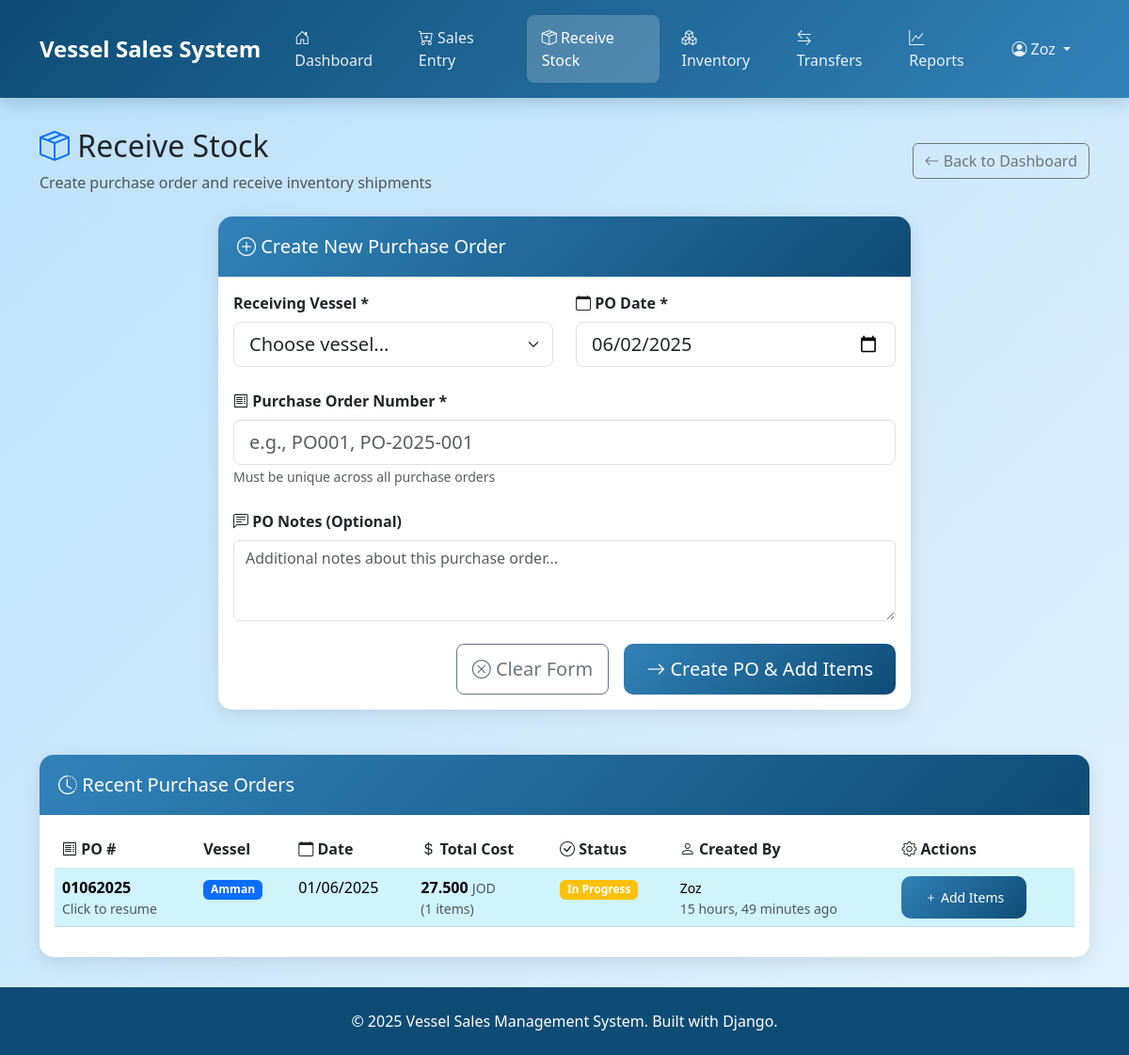
The app's page /supply/ (signed in), older data.
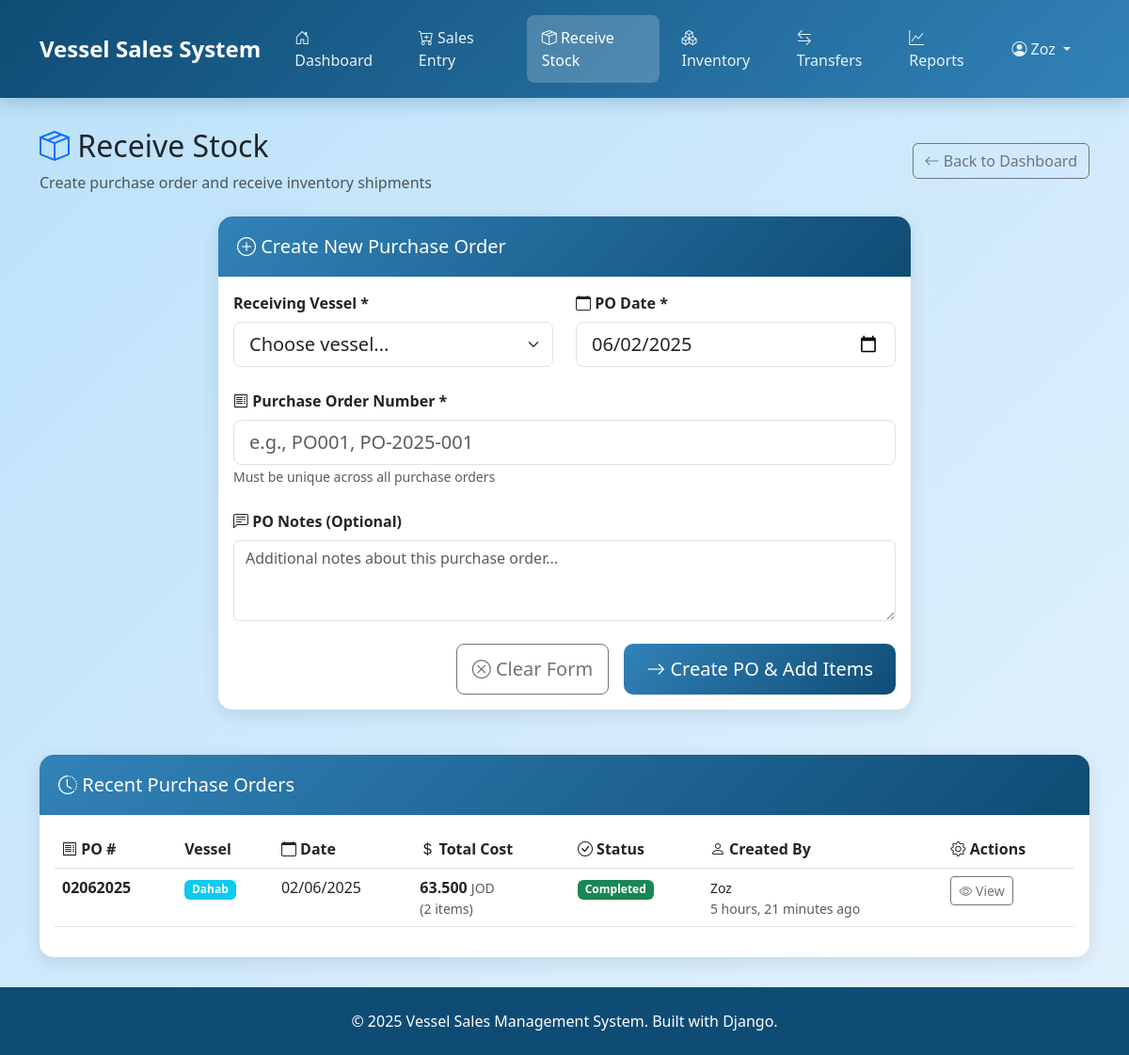
The same page, newer data.
### transactions/models.py (models this page shows, shortened)
class PurchaseOrder(models.Model):
    po_number = models.CharField(
        max_length=50,
        unique=True,
        help_text="Unique purchase order number (e.g., PO001, PO-2025-001)"
    )
    vessel = models.ForeignKey(
        Vessel,
        on_delete=models.PROTECT,
        related_name='purchase_orders'
    )
    po_date = models.DateField(
        help_text="Date of the purchase order"
    )
    notes = models.TextField(
        blank=True,
        help_text="Additional notes about this purchase order"
    )
    is_completed = models.BooleanField(
        default=False,
        help_text="Whether all items for this PO have been received"
    )
    created_at = models.DateTimeField(auto_now_add=True)
    updated_at = models.DateTimeField(auto_now=True)
    created_by = models.ForeignKey(User, on_delete=models.SET_NULL, null=True, blank=True)
    class Meta:
        ordering = ['-po_date', '-created_at']
        verbose_name = 'Purchase Order'
        verbose_name_plural = 'Purchase Orders'
    @property
    def total_cost(self):
        return self.supply_transactions.aggregate(
            total=Sum(F('unit_price') * F('quantity'))
        )['total'] or 0
    @property
    def transaction_count(self):
        return self.supply_transactions.count()

### vessels/models.py (models this page shows, shortened)
class Vessel(models.Model):
    name = models.CharField(max_length=50, unique=True)
    has_duty_free = models.BooleanField(default=False)
    active = models.BooleanField(default=True)
    created_at = models.DateTimeField(auto_now_add=True)
    updated_at = models.DateTimeField(auto_now=True)
    created_by = models.ForeignKey(User, on_delete=models.SET_NULL, null=True, blank=True)
    class Meta:
        ordering = ['name']
        verbose_name = 'Vessel'
        verbose_name_plural = 'Vessels'

### frontend/views.py (the view, shortened to what this page needs)
# urls.py: path('supply/', views.supply_entry, name='supply_entry'),  # Step 1: Create PO
@login_required
def supply_entry(request):
    if request.method == 'GET':
        vessels = Vessel.objects.filter(active=True).order_by('name')
        recent_pos = PurchaseOrder.objects.select_related('vessel', 'created_by').order_by('-created_at')[:10]
        context = {
            'vessels': vessels,
            'recent_pos': recent_pos,
            'today': date.today(),
        }
        return render(request, 'frontend/supply_entry.html', context)

### templates/frontend/supply_entry.html (shortened to what this page needs)
{% extends 'frontend/base.html' %}
{% load i18n %}
{% block content %}
<div class="row mb-4">
    <div class="col-12">
        <div class="d-flex justify-content-between align-items-center">
            <div>
                <h2>
                    <i class="bi bi-box-seam text-primary"></i>
                    {% trans "Receive Stock" %}
                </h2>
                <p class="text-muted mb-0">{% trans "Create purchase order and receive inventory shipments" %}</p>
            </div>
            <a href="{% url 'frontend:dashboard' %}" class="btn btn-outline-secondary">
                <i class="bi bi-arrow-left"></i> {% trans "Back to Dashboard" %}
            </a>
        </div>
    </div>
</div>
<div class="row">
    <div class="col-lg-8 mx-auto">
        <div class="card">
            <div class="card-header">
                <h5 class="mb-0">
                    <i class="bi bi-plus-circle"></i> {% trans "Create New Purchase Order" %}
                </h5>
            </div>
            <div class="card-body">
                <form method="POST" id="poForm">
                    <div class="row mb-4">
                        <div class="col-md-6">
                            <label class="form-label fw-bold">
                                 {% trans "Receiving Vessel" %} *
                            </label>
                            <select class="form-select form-select-lg" name="vessel" required>
                                <option value="">{% trans "Choose vessel..." %}</option>
                            </select>
                        </div>
                        <div class="col-md-6">
                            <label class="form-label fw-bold">
                                <i class="bi bi-calendar"></i> {% trans "PO Date" %} *
                            </label>
                            <input type="date" class="form-control form-control-lg" name="po_date" value="{{ today|date:'Y-m-d' }}" required>
                        </div>
                    </div>
                    <div class="mb-4">
                        <label class="form-label fw-bold">
                            <i class="bi bi-receipt"></i> {% trans "Purchase Order Number" %} *
                        </label>
                        <input type="text" class="form-control form-control-lg" name="po_number"
                               placeholder="{% trans 'e.g., PO001, PO-2025-001' %}" required>
                        <small class="text-muted">{% trans "Must be unique across all purchase orders" %}</small>
                    </div>
                    <div class="mb-4">
                        <label class="form-label fw-bold">
                            <i class="bi bi-chat-left-text"></i> {% trans "PO Notes (Optional)" %}
                        </label>
                        <textarea class="form-control" name="notes" rows="3"
                                  placeholder="{% trans 'Additional notes about this purchase order...' %}"></textarea>
                    </div>
                    <div class="d-grid gap-2 d-md-flex justify-content-md-end">
                        <button type="button" class="btn btn-outline-secondary btn-lg me-md-2" onclick="clearForm()">
                            <i class="bi bi-x-circle"></i> {% trans "Clear Form" %}
                        </button>
                        <button type="submit" class="btn btn-primary btn-lg">
                            <i class="bi bi-arrow-right"></i> {% trans "Create PO & Add Items" %}
                        </button>
                    </div>
                </form>
            </div>
        </div>
    </div>
</div>
<div class="row mt-5">
    <div class="col-12">
        <div class="card">
            <div class="card-header">
                <h5 class="mb-0">
                    <i class="bi bi-clock-history"></i> {% trans "Recent Purchase Orders" %}
                </h5>
            </div>
            <div class="card-body">
                <div class="table-responsive">
                    <table class="table table-hover">
                        <thead>
                            <tr>
                                <th><i class="bi bi-receipt"></i> {% trans "PO #" %}</th>
                                <th> {% trans "Vessel" %}</th>
                                <th><i class="bi bi-calendar"></i> {% trans "Date" %}</th>
                                <th><i class="bi bi-currency-dollar"></i> {% trans "Total Cost" %}</th>
                                <th><i class="bi bi-check-circle"></i> {% trans "Status" %}</th>
                                <th><i class="bi bi-person"></i> {% trans "Created By" %}</th>
                                <th><i class="bi bi-gear"></i> {% trans "Actions" %}</th>
                            </tr>
                        </thead>
                        <tbody>
                            {% for po in recent_pos %}
                            <tr {% if not po.is_completed %}class="table-info cursor-pointer" onclick="resumePO({{ po.id }})" title="{% trans 'Click to resume this PO' %}"{% endif %}>
                                <td>
                                    <strong>{{ po.po_number }}</strong>
                                    {% if not po.is_completed %}
                                        <small class="text-muted d-block">{% trans "Click to resume" %}</small>
                                    {% endif %}
                                </td>
                                <td>
                                    <span class="badge {% if po.vessel.name|lower == 'amman' %}bg-primary{% elif po.vessel.name|lower == 'aylah' %}bg-danger{% elif po.vessel.name|lower == 'sinaa' %}bg-success{% elif po.vessel.name|lower == 'nefertiti' %}bg-secondary{% elif po.vessel.name|lower == 'babel' %}bg-warning{% elif po.vessel.name|lower == 'dahab' %}bg-info{% else %}bg-primary{% endif %}">{{ po.vessel.name }}</span>
                                </td>
                                <td>
                                    {{ po.po_date|date:"d/m/Y" }}
                                </td>
                                <td>
                                    <span class="fw-bold">{{ po.total_cost|floatformat:3 }}</span>
                                    <small class="text-muted">JOD</small>
                                    <small class="text-muted d-block">({{ po.transaction_count }} {% trans "items" %})</small>
                                </td>
                                <td>
                                    {% if po.is_completed %}
                                        <span class="badge bg-success">{% trans "Completed" %}</span>
                                    {% else %}
                                        <span class="badge bg-warning">{% trans "In Progress" %}</span>
                                    {% endif %}
                                </td>
                                <td>
                                    <small>{{ po.created_by.username|default:"System" }}</small>
                                    <small class="text-muted d-block">{{ po.created_at|timesince }} {% trans "ago" %}</small>
                                </td>
                                <td>
                                    {% if not po.is_completed %}
                                        <a href="{% url 'frontend:po_supply' po.id %}" class="btn btn-primary btn-sm">
                                            <i class="bi bi-plus"></i> {% trans "Add Items" %}
                                        </a>
                                    {% else %}
                                        <button class="btn btn-outline-secondary btn-sm" onclick="viewPODetails({{ po.id }})">
                                            <i class="bi bi-eye"></i> {% trans "View" %}
                                        </button>
                                    {% endif %}
                                </td>
                            </tr>
                            {% endfor %}
                        </tbody>
                    </table>
                </div>
            </div>
        </div>
    </div>
</div>
{% endblock %}

### templates/frontend/base.html (shortened to what this page needs)
<!DOCTYPE html>
<html lang="en">
<head>
    <link href="https://cdn.jsdelivr.net/npm/bootstrap@5.3.0/dist/css/bootstrap.min.css" rel="stylesheet">
    <link href="https://cdn.jsdelivr.net/npm/bootstrap-icons@1.10.0/font/bootstrap-icons.css" rel="stylesheet">
</head>
<body>
    <nav class="navbar navbar-expand-lg">
        <div class="container">
            <a class="navbar-brand" href="{% url 'frontend:dashboard' %}">
                 Vessel Sales System
            </a>
            <div class="collapse navbar-collapse" id="navbarNav">
                <ul class="navbar-nav me-auto">
                    <li class="nav-item">
                        <a class="nav-link {% if request.resolver_match.url_name == 'dashboard' %}active{% endif %}"
                           href="{% url 'frontend:dashboard' %}">
                            <i class="bi bi-house-door"></i> Dashboard
                        </a>
                    </li>
                    <li class="nav-item">
                        <a class="nav-link {% if request.resolver_match.url_name == 'sales_entry' %}active{% endif %}"
                           href="{% url 'frontend:sales_entry' %}">
                            <i class="bi bi-cart-plus"></i> Sales Entry
                        </a>
                    </li>
                    <li class="nav-item">
                        <a class="nav-link {% if request.resolver_match.url_name == 'supply_entry' %}active{% endif %}"
                        href="{% url 'frontend:supply_entry' %}">
                            <i class="bi bi-box-seam"></i> Receive Stock
                        </a>
                    </li>
                    <li class="nav-item">
                        <a class="nav-link {% if request.resolver_match.url_name == 'inventory_check' %}active{% endif %}"
                           href="{% url 'frontend:inventory_check' %}">
                            <i class="bi bi-boxes"></i> Inventory
                        </a>
                    </li>
                    <li class="nav-item">
                        <a class="nav-link {% if request.resolver_match.url_name == 'transfer_center' %}active{% endif %}"
                           href="{% url 'frontend:transfer_center' %}">
                            <i class="bi bi-arrow-left-right"></i> Transfers
                        </a>
                    </li>
                    <li class="nav-item">
                        <a class="nav-link {% if 'reports' in request.resolver_match.url_name %}active{% endif %}"
                           href="{% url 'frontend:reports_dashboard' %}">
                            <i class="bi bi-graph-up"></i> Reports
                        </a>
                    </li>
                </ul>
                <ul class="navbar-nav">
                    <li class="nav-item dropdown">
                        <a class="nav-link dropdown-toggle" href="#" id="navbarDropdown" role="button" data-bs-toggle="dropdown">
                            <i class="bi bi-person-circle"></i> {{ user.username }}
                        </a>
                    </li>
                </ul>
            </div>
        </div>
    </nav>
    <div class="main-content">
        <div class="container">
            {% block content %}{% endblock %}
        </div>
    </div>
    <footer class="footer">
        <div class="container">
            <p class="mb-0">&copy; 2025 Vessel Sales Management System. Built with Django.</p>
        </div>
    </footer>
</body>
</html>

### templates/frontend/base.html (style rules this page uses)
:root { --primary-blue: #0f4c75; --secondary-blue: #3282b8; --accent-blue: #bbe1fa; --success-green: #28a745; --warning-orange: #fd7e14; --danger-red: #dc3545; --light-gray: #f8f9fa; --dark-gray: #6c757d; }
body { font-family: 'Segoe UI', Tahoma, Geneva, Verdana, sans-serif; background: linear-gradient(135deg, var(--accent-blue) 0%, #e3f2fd 100%); min-height: 100vh; }
.navbar { background: linear-gradient(135deg, var(--primary-blue) 0%, var(--secondary-blue) 100%); box-shadow: 0 2px 20px rgba(15, 76, 117, 0.3); padding: 1rem 0; }
.navbar-brand { font-weight: bold; font-size: 1.5rem; color: white !important; }
.nav-link { color: rgba(255, 255, 255, 0.9) !important; font-weight: 500; padding: 0.75rem 1rem !important; border-radius: 8px; margin: 0 0.25rem; transition: all 0.3s ease; }
.nav-link.active { background: rgba(255, 255, 255, 0.2); color: white !important; }
.main-content { padding: 2rem 0; min-height: calc(100vh - 200px); }
.card { border: none; border-radius: 15px; box-shadow: 0 5px 20px rgba(0, 0, 0, 0.1); transition: all 0.3s ease; background: white; }
.card-header { border-radius: 15px 15px 0 0 !important; background: linear-gradient(135deg, var(--secondary-blue) 0%, var(--primary-blue) 100%); color: white; border: none; padding: 1.25rem; }
.btn-primary { background: linear-gradient(135deg, var(--secondary-blue) 0%, var(--primary-blue) 100%); border: none; border-radius: 10px; padding: 0.75rem 1.5rem; font-weight: 500; transition: all 0.3s ease; }
.footer { background: var(--primary-blue); color: white; text-align: center; padding: 1.5rem 0; margin-top: auto; }

Row changes from the older to the newer data that the page shows:
removed PurchaseOrder: po_number "01062025", vessel.name "Amman", po_date "01/06/2025", total_cost "27.500", transaction_count "1", created_by.username "Zoz", created_at "15 hours, 49 minutes", is_completed False (drawn)
added PurchaseOrder: po_number "02062025", vessel.name "Dahab", po_date "02/06/2025", total_cost "63.500", transaction_count "2", created_by.username "Zoz", created_at "5 hours, 21 minutes", is_completed True (drawn)
